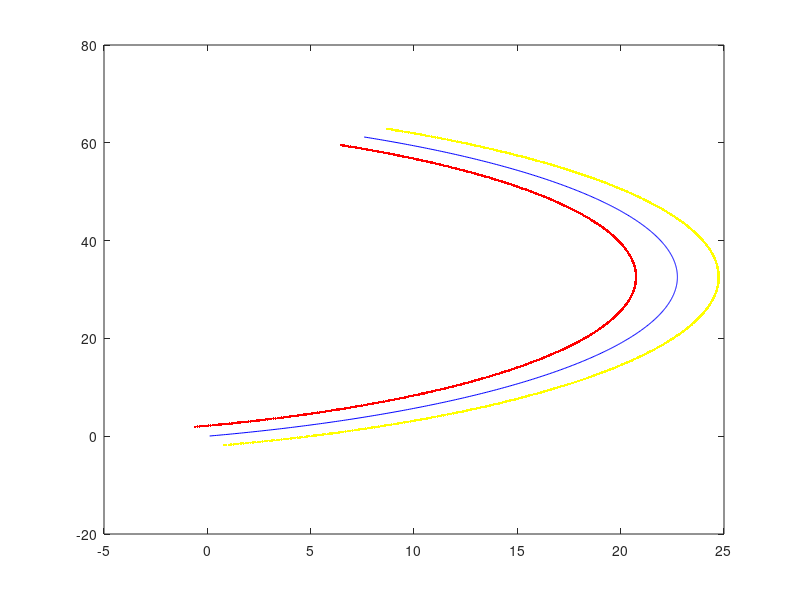

The MATLAB source for this figure:
close all;
clear;
L=76;
yaw=pi/9;

x=[];
y=[];
xL=[];
yL=[];
xR=[];
yR=[];
d=2;
N = 640;
kappa = (yaw*(2*pi))/N;

ds = L / N;

for i=1:N
   yaw=yaw+ kappa ;
    co = cos(yaw);
    si = sin(yaw);
    f = [co;si];
    n = [-si;co];
    if i==1
        x=[x ds*f(1)];
        y=[y ds*f(2)];
    else
        x=[x x(end)+ds*f(1)];
        y=[y y(end)+ds*f(2)];
    end
    xL=[xL  x(end)+d*n(1)];
    yL=[yL  y(end)+d*n(2)];
    xR=[xR  x(end)-d*n(1)];
    yR=[yR  y(end)-d*n(2)];
end

figure
plot(x,y,'b')
hold on
plot(xL,yL,'.r')
hold on
plot(xR,yR,'.y')

% cx=[]
% cy=[]
% for i=1:20
%     cx=[cx 2*cos(sqrt(i))+2*sin(sqrt(i))*sqrt(i)];
%     cy=[cy 2*sin(sqrt(i))-2*cos(sqrt(i))*sqrt(i)];
% end
% figure
% plot(cx,cy)
%     



